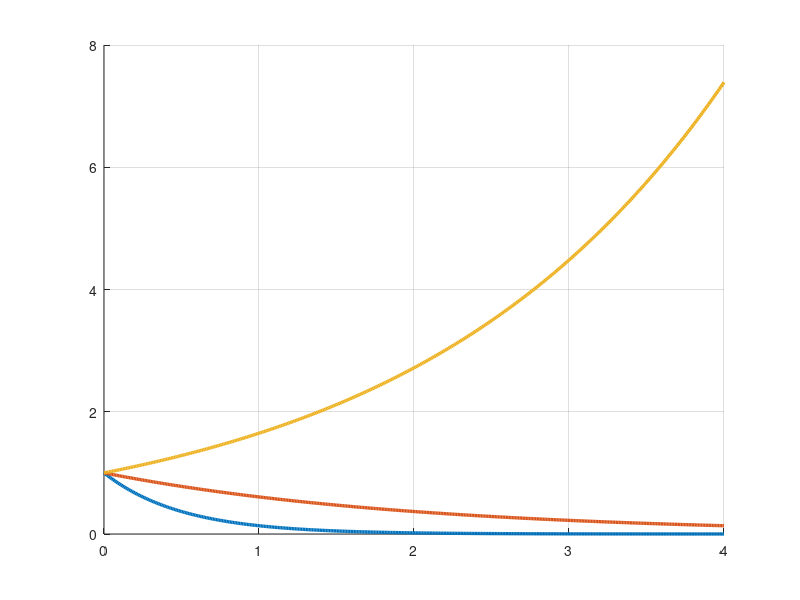

Write the MATLAB code that produced this figure. (Note: this script raises an error after producing the figure.)
%% 12주차 — 상태공간 해석: 모드, 가제어성, 가관측성
% **제어시스템설계** · 충남대학교 자율운항시스템공학과
%
%
% **참고자료 — 먼저 볼 것**
%
% **1. 올해(2026) 수업 — 항상 이 두 곳에 올라옵니다**
%
% | 무엇 | 어디 |
% |---|---|
% | **수업 녹화 영상** | [충남대 제어시스템설계 2026 재생목록](https://youtube.com/playlist?list=PLJYbwklUIAsQ) |
% | **실습 자료 전체** (이 강의노트 포함) | [GitHub — Control-System-Design_Released](https://github.com/wkyouncnu/Control-System-Design_Released) |
%
% 수업이 끝나면 그날 녹화가 재생목록에 올라가고, 자료를 고치면 GitHub 이 곧바로 갱신됩니다.
% **빠진 수업이 있거나 따라가지 못한 곳이 있으면 이 둘을 먼저 보십시오.**
% 강의노트 · 실습 스크립트 · Simulink 모델 · 숙제가 모두 GitHub 에 있습니다.
%
% **2. 담당교수가 직접 한 강의 다섯 과목**
%
% 기초부터 대학원 과정까지 이어지므로 부족한 곳부터 보면 됩니다.
% 이 강의에서 쓰는 기호와 유도는 모두 그 안에서 자세히 다룹니다.
%
% | # | 과목 | 수준 | 언어 | 영상 | 강의자료·코드 |
% |---|---|---|---|---|---|
% | 1 | **제어공학** — 기초. 전달함수, 피드백, 안정도, 근궤적, PID | 학부 | KO | [재생목록](https://youtube.com/playlist?list=PLFaUxNRM4BvJMpF9HZS-Mp8tDv9dTdglk) | [드라이브](https://drive.google.com/drive/folders/1TNIPDNtS_Iy8li-olka5WJslSXDYf0aT) |
% | 2 | **제어시스템설계** — 해석이 아니라 설계. 사양, 루프 성형, 이산 구현 | 학부 | KO | [재생목록](https://youtube.com/playlist?list=PLFaUxNRM4BvIGroZ5rgn7x08F7C79d9WZ) | [드라이브](https://drive.google.com/drive/folders/11m5Xxl_PHJvxgHghLSP-jhCpmRpbvoXh) |
% | 3 | **제어공학특론** — 좌표계, 6자유도 운동방정식, 회전행렬과 오일러각, 선형화 | 대학원 | EN | [재생목록](https://youtube.com/playlist?list=PLFaUxNRM4BvJmvF2ljx4KM5dj1P5jEcw0) | [드라이브](https://drive.google.com/drive/folders/1GUxbbONl916lNd0ggnFnXrNwNkd13-2-) |
% | 4 | **센서신호처리 및 융합** — 센서 모델, 잡음, 추정, 다중센서 융합 | 대학원 | EN | [재생목록](https://youtube.com/playlist?list=PLFaUxNRM4BvK-aP2Gdoyp5-AWvMn7Fo8E) | [드라이브](https://drive.google.com/drive/folders/1MEVJP7TzMcm8w6TZwUjhWJtL34WeNY3u) |
% | 5 | **캡스톤디자인** — 이동체 프로젝트를 처음부터 끝까지 | 학부 | KO | [재생목록](https://youtube.com/playlist?list=PLFaUxNRM4BvLu7L0pDoLzDXTv8mm6rCmj) | [드라이브](https://drive.google.com/drive/folders/1haIQejlJfrdhtOuof-MpffR9ydVscXZS) |
%
% **3. MATLAB 이나 Simulink 가 아직 익숙하지 않다면**
%
% 실습에 들어가기 전에 아래를 먼저 하십시오. 무료이고 각각 몇 시간이면 끝납니다.
%
% | 도구 | 시작할 곳 |
% |---|---|
% | MATLAB | [MATLAB Onramp](https://matlabacademy.mathworks.com/kr/details/matlab-onramp/gettingstarted) · [Core MATLAB Skills](https://matlabacademy.mathworks.com/details/core-matlab-skills/lpmlcms) |
% | Simulink | [Simulink Onramp](https://matlabacademy.mathworks.com/kr/details/simulink-onramp/simulink) · 담당교수 Simulink 강의 [1편](https://youtu.be/a-afHg_fSaU) · [2편](https://youtu.be/070Yn0Hw5a0) |
%
%
%
%
% 지금까지 열한 주 동안 **전달함수**로 일했습니다.
% 오늘부터 세 주는 **상태공간**으로 일합니다. 3주차에서 잠깐 만났던 그것입니다.
%
% 왜 바꾸는가 — 전달함수로는 못 하는 일이 있기 때문입니다.
%
% - 극점을 **원하는 자리에 정확히** 놓기 (13주차)
% - 못 재는 상태를 **만들어 내기** (14주차)
%
% 오늘은 그 두 가지를 하기 전에 **할 수 있는지 없는지 판정**하는 법을 배웁니다.
if isempty(which('plant_msd'))   % 경로가 아직 등록 안 되었으면 알아서 잡는다
    p_ = pwd;
    if ~isempty(mfilename('fullpath')), p_ = fileparts(mfilename('fullpath')); end
    for k_ = 1:4
        if isfile(fullfile(p_,'setup_path.m')), run(fullfile(p_,'setup_path.m')); break; end
        p_ = fileparts(p_);
    end
    clear p_ k_
end
clc; close all;
s = tf('s');
%% 0-0. 오늘 돌려 볼 파일
% 강의노트를 읽다가 **직접 값을 바꿔 보고 싶을 때** 여는 파일들입니다.
% 모두 `W12_StateSpace_Analysis` 폴더 안에 있습니다.
%
% | 파일 | 실행 결과 | 학습 목표 |
% |---|---|---|
% | `W12_01_state_response.m` | `expm` 으로 구한 해와 `lsim` 결과 대조, 고유벡터·유사변환, 모드 분해 | 상태방정식의 해가 **어떻게 생겼는가** |
% | `W12_02_ctrb_obsv.m` | `ctrb`/`obsv` 의 계수 판정과, 판정이 깨졌을 때 실제로 무슨 일이 생기는지 | 13·14주차를 **할 수 있는가 없는가** |
% | `W12_03_run_simulink.m` | 초기조건을 고유벡터 방향으로 주며 `sim` 을 반복 | 모드가 **눈에 보이는** 순간 |
% | `W12_StateSpace_Modes.slx` | Step + State-Space + Scope. 블록 세 개뿐 | `State-Space` 블록의 **초기조건 칸** |
% | `W12_build_model.m` | 위 `.slx` 를 코드로 다시 만든다 | 모델이 깨졌을 때 되살리는 법 |
%
% 실행하는 법 — 파일을 열고 절 안에서 `Ctrl+Enter` 를 누르면 그 절만 돕니다.
% 전체는 `F5` 입니다. 처음 한 번은 `setup_path` 를 먼저 실행하십시오.
%
% 이 강의노트의 **그림은 전부** `make_figures.m` 이 만들어 `common/figures/` 에
% 넣어 둔 것입니다. 그림마다 어느 함수가 만들었는지 아래에 적어 두었습니다.
%% 0. 오늘 한 장 요약
% 오늘 배우는 것을 한 문장으로 적으면 이렇습니다.
%
% **$A$ 의 고유값이 시스템의 성격을 정하고, 고유벡터가 그 성격이 드러나는
% 방향을 정한다. 그리고 그 성격을 우리가 바꿀 수 있는지는 $B$ 와 $C$ 가 정한다.**
%
% 오늘의 계단
%
% - **1~3절** 상태방정식의 해. $e^{At}$ 가 무엇인가
% - **4~6절** 모드 — 고유값 하나가 만드는 응답 조각
% - **7~9절** 가제어성 — 입력으로 모든 상태를 움직일 수 있는가
% - **10~12절** 가관측성 — 출력만 보고 모든 상태를 알 수 있는가
% - **13절** 오늘 판정한 것이 다음 두 주의 입장권이다
%
% 오늘 딱 하나만 기억한다면 이것입니다.
%
% - **가제어가 아니면 13주차를, 가관측이 아니면 14주차를 할 수 없다**
%% 0-1. 가장 작은 예부터 — 지수함수 하나
% 이해를 돕기 위해 상태가 **하나뿐인** 시스템부터 봅니다.
%
% $$\dot{x} = a\,x, \qquad x(0) = x_0$$
%
% 고등학교에서 푼 그 미분방정식입니다. 답은 이렇습니다.
%
% $$x(t) = e^{at}\,x_0$$
%
% 여기서 전부가 나옵니다.
%
% - $a < 0$ 이면 줄어든다 (안정)
% - $a > 0$ 이면 커진다 (불안정)
% - $|a|$ 가 클수록 빠르다
%
% 상태가 여러 개면 $a$ 가 행렬 $A$ 가 되고, $e^{at}$ 가 $e^{At}$ 가 됩니다.
% **모양이 똑같습니다.** 오늘 배우는 것은 이 한 줄을 행렬로 늘리는 일입니다.
a_list = [-2 -0.5 0.5];
t0 = 0:0.01:4;
hold on; grid on;
for a = a_list
    plot(t0, exp(a*t0), 'LineWidth', 2.4, 'DisplayName', sprintf('a = %.1f', a));
end
yline(0, 'k:', 'HandleVisibility', 'off');
xlabel('시간 [s]'); ylabel('x(t)'); ylim([0 4]);
legend('Location', 'northwest');
title('상태 하나짜리 : 부호가 운명을 정한다');
%% 1. 상태방정식의 해
% 3주차에서 두 줄을 배웠습니다.
%
% $$\dot{x} = Ax + Bu, \qquad y = Cx + Du$$
%
% 이 미분방정식의 해는 이렇게 생겼습니다.
%
% $$x(t) = e^{At}\,x(0) + \int_0^t e^{A(t-\tau)}\,B\,u(\tau)\,d\tau$$
%
% 복잡해 보이지만 어렵지 않습니다. 두 조각으로 읽으면 됩니다.
%
% - **앞의 항** — 초기조건이 스스로 흘러가는 것. 입력과 무관하다
% - **뒤의 항** — 입력이 만든 것. 초기조건과 무관하다
%
% 선형 시스템이라 두 효과가 그냥 **더해집니다.** 이것을 중첩이라 합니다.
%
% 그리고 $e^{At}$ 를 **상태천이행렬**이라 부릅니다.
% 이름이 거창하지만 하는 일은 하나입니다 —
% **지금 상태를 넣으면 $t$ 초 뒤 상태를 돌려준다.**
%% 2. 행렬 지수함수 $e^{At}$ 는 무엇인가
% 정의는 스칼라 지수함수의 급수를 그대로 흉내 낸 것입니다.
%
% $$e^{At} = I + At + \frac{(At)^2}{2!} + \frac{(At)^3}{3!} + \cdots$$
%
% MATLAB 에서는 `expm(A*t)` 한 줄입니다.
%
% **중요한 주의** — `exp(A)` 와 `expm(A)` 는 완전히 다릅니다.
%
% - `exp(A)` — 행렬의 **각 원소**에 지수함수를 씌운다. 우리가 원하는 것이 아니다
% - `expm(A)` — 행렬 지수함수. 이것이 맞다
%
% 학생들이 가장 많이 틀리는 지점입니다. 반드시 `m` 을 붙이십시오.
A0 = [0 1; -2 -3];
exp(A0)         % 원소마다 지수를 취한 것. 이것은 틀린 계산이다
expm(A0)        % 행렬 지수. 이것이 맞는 계산이다
%% 2-1. 상태천이행렬의 성질 세 가지
% 외울 것은 셋뿐이고, 전부 스칼라 지수함수에서 그대로 옮겨 온 것입니다.
%
% $$e^{A\cdot 0} = I \qquad\qquad (e^{At})^{-1} = e^{-At}$$
%
% $$e^{A(t_1+t_2)} = e^{At_1}\,e^{At_2}$$
%
% 각각의 뜻
%
% - **첫째** — $0$ 초 뒤의 상태는 지금 상태. 당연합니다
% - **둘째** — 시간을 거꾸로 돌릴 수 있다. 선형 시스템이라 가능합니다
% - **셋째** — $2$ 초 흐른 것은 $1$ 초 흐르고 또 $1$ 초 흐른 것과 같다
%
% 셋째가 "천이" 라는 이름의 근거입니다.
% 상태가 시간을 따라 **한 자리에서 다음 자리로 옮겨 가는** 것입니다.
%
% **주의** — $e^{At}e^{Bt} = e^{(A+B)t}$ 는 **일반적으로 틀립니다.**
% $AB = BA$ 일 때만 성립합니다. 행렬은 곱셈 순서가 중요하기 때문입니다.
%% 2-2. $e^{At}$ 가 실제로 하는 일
% 식만 보면 감이 안 옵니다. 그림으로 확인하겠습니다.
%
% $x(t) = e^{At}x(0)$ 에서 $e^{At}$ 는 **초기 상태를 받아 $t$ 초 뒤의 상태로 보내는 사상**입니다.
% 시각 $t$ 를 하나 정하면 $e^{At}$ 는 $2\times 2$ 행렬 하나가 되고,
% 그 행렬을 $x(0)$ 에 곱하면 그 순간의 상태가 나옵니다.
%
% ![상태천이행렬이 상태를 시간에 따라 옮긴다](w12_transition.png)
%
% **그림 파일** `w12_transition.png` — `make_figures.m` 의 `fig_w12_transition`
%   · 다시 만들려면 `make_figures('w12_transition')`
%
% **만드는 곳** — `make_figures.m` 의 `fig_w12_transition`
% **직접 확인해 보려면** — `W12_01_state_response.m` 의 **1-1절**이
% `expm(A*t)` 로 구한 상태와 `lsim` 결과가 같은지 대조합니다
%
% 그림 해석
%
% | 관찰 위치 | 관찰 내용 | 해석 |
% |---|---|---|
% | 왼쪽 회색 화살표 | 각 점에서의 $\dot{x} = Ax$ 방향 | 상태가 다음 순간 향할 방향 |
% | 왼쪽 빨간 원 | 서로 다른 초기 상태 $x(0)$ | 출발점 네 개 |
% | 왼쪽 파란 곡선 | $e^{At}x(0)$ 를 $t$ 에 대해 그린 것 | 상태 궤적 |
% | 왼쪽 검은 별 | 원점 | 이 시스템의 평형점 |
% | 모든 궤적이 원점으로 수렴 | 두 고유값이 모두 음수 | **점근 안정** |
% | 왼쪽 점선 두 개 | 고유벡터 방향 | 궤적이 결국 정렬되는 축 |
% | 오른쪽 두 곡선 | 같은 궤적의 $x_1(t)$, $x_2(t)$ | 왼쪽 궤적을 시간축으로 편 것 |
% | 오른쪽 세로 점선 | $t = 0,\,0.5,\,1.5$ | 그 시각의 $e^{At}x(0)$ 값 |
% | $t = 0$ 에서 두 점이 $x(0)$ 와 일치 | $e^{A\cdot 0} = I$ | 2-1 절의 첫째 성질 |
%
% 왼쪽과 오른쪽은 **같은 궤적의 두 표현**입니다.
% 왼쪽은 시간을 감추고 자취만, 오른쪽은 시간축을 펴서 값을 보여 줍니다.
%% 3. 고유값과 고유벡터가 왜 나오는가
% $e^{At}$ 를 급수로 계산하는 것은 사람이 할 일이 아닙니다.
% 그런데 $A$ 가 **대각행렬**이면 이야기가 달라집니다.
%
% $$A = \left[\begin{array}{cc}\lambda_1 & 0\\ 0 & \lambda_2\end{array}\right]
%   \qquad\Rightarrow\qquad
%   e^{At} = \left[\begin{array}{cc}e^{\lambda_1 t} & 0\\
%                                   0 & e^{\lambda_2 t}\end{array}\right]$$
%
% 각 원소에 지수함수를 씌우면 끝입니다. **스칼라 문제 두 개로 쪼개진** 것입니다.
%
% 그래서 이런 생각을 합니다 — **좌표를 바꿔서 $A$ 를 대각행렬로 만들 수 없을까?**
%
% 그것이 정확히 고유값 분해입니다.
%
% $$A = V\,\Lambda\,V^{-1} \qquad\Rightarrow\qquad e^{At} = V\,e^{\Lambda t}\,V^{-1}$$
%
% - $\Lambda$ — 고유값을 대각선에 놓은 행렬
% - $V$ — 고유벡터를 열로 세운 행렬
%
% **고유벡터는 좌표축입니다.** 그 축에서 보면 시스템이 스칼라 문제로 쪼개집니다.
%% 3-0. 오른쪽 식이 왜 성립하는가 — 급수에 그대로 넣으면 된다
% $e^{At} = V e^{\Lambda t} V^{-1}$ 를 받아 적지 말고 **급수 정의에 넣어** 봅니다.
% 두 걸음이면 끝납니다.
%
% **첫째 걸음 — $A$ 의 거듭제곱이 어떻게 되는가.**
% $A = V\Lambda V^{-1}$ 를 두 번 곱해 봅니다.
%
% $$A^2 = \left(V\Lambda V^{-1}\right)\left(V\Lambda V^{-1}\right)
%       = V\Lambda \left(V^{-1}V\right) \Lambda V^{-1}
%       = V\Lambda^2 V^{-1}$$
%
% **가운데의 $V^{-1}V$ 가 단위행렬이 되어 지워지는 것**이 핵심입니다.
% 같은 일이 몇 번을 곱해도 반복되므로
%
% $$A^k = V\,\Lambda^k\,V^{-1} \qquad (k = 0, 1, 2, \ldots)$$
%
% **둘째 걸음 — 급수에 넣는다.** 2절의 정의는 이것이었습니다.
%
% $$e^{At} = I + At + \frac{(At)^2}{2!} + \frac{(At)^3}{3!} + \cdots$$
%
% 각 항에 위 결과를 넣습니다. $I = V I V^{-1}$ 로 써 두면 모양이 같아집니다.
%
% $$e^{At} = V I V^{-1} + V\Lambda V^{-1}t + V\frac{\Lambda^2}{2!}V^{-1}t^2 + \cdots$$
%
% **모든 항의 앞뒤에 $V$ 와 $V^{-1}$ 이 똑같이 붙어 있으므로 밖으로 묶어냅니다.**
%
% $$e^{At} = V\left(I + \Lambda t + \frac{(\Lambda t)^2}{2!} + \cdots\right)V^{-1}
%          = V\,e^{\Lambda t}\,V^{-1}$$
%
% 그리고 $\Lambda$ 는 대각행렬이므로 $e^{\Lambda t}$ 는 **대각선에 지수함수만 놓으면** 됩니다.
%
% $$e^{\Lambda t} = \left[\begin{array}{cc}
%   e^{\lambda_1 t} & 0 \\ 0 & e^{\lambda_2 t}\end{array}\right]$$
%
% **이제 왜 고유값만 보면 안정성을 알 수 있는지도 보입니다.**
% $e^{At}$ 안에 들어 있는 시간 함수가 $e^{\lambda_i t}$ 뿐이기 때문입니다.
% 어느 하나라도 $\mathrm{Re}(\lambda_i) > 0$ 이면 그 항이 커지고, 전체가 발산합니다.
%
% 아래에서 세 가지를 대조합니다 — `expm`, 급수 직접 계산, 그리고 고유분해.
Ad = [0 1; -2 -3];
[Vd, Dd] = eig(Ad);
td = 0.4;
E_expm  = expm(Ad*td);
E_eigen = real(Vd * diag(exp(diag(Dd)*td)) / Vd);
E_ser   = eye(2);  Tk = eye(2);
for kk = 1:25
    Tk = Tk * (Ad*td) / kk;
    E_ser = E_ser + Tk;
end
E_expm            % MATLAB 의 expm
E_ser             % 급수를 25 항까지 더한 것
E_eigen           % 고유분해로 구한 것
%%
max_difference = max(abs(E_expm(:) - E_ser(:)))
%%
% 세 방법이 같은 답을 줍니다. 정의·급수·분해가 모두 같은 것입니다.
%%
% 지금 한 일을 한 장으로 묶으면 이렇습니다.
%
% ![대각화하면 계산이 스칼라 두 개로 줄어든다](w12_diagonalize.png)
%
% **그림 파일** `w12_diagonalize.png` — `make_figures.m` 의 `fig_w12_diagonalize`
%   · 다시 만들려면 `make_figures('w12_diagonalize')`
%
% **만드는 곳** — `make_figures.m` 의 `fig_w12_diagonalize`
% **직접 확인해 보려면** — `W12_01_state_response.m` 의 **3절**이
% `expm(A*t)` 와 $V e^{\Lambda t} V^{-1}$ 이 같은지 대조합니다
%
% 그림 해석
%
% | 관찰 위치 | 관찰 내용 | 해석 |
% |---|---|---|
% | 위 왼쪽 | 원래 행렬 $A$ | 성분이 서로 섞여 있다 |
% | 위 화살표 | $A$ 에서 곧장 $e^{At}$ 로 | 급수를 무한히 더해야 한다. **어렵다** |
% | 아래로 내려가는 화살표 | $V^{-1}(\;)V$ | 좌표를 고유벡터로 바꾼다 |
% | 아래 왼쪽 | 대각행렬 $\Lambda$ | 성분이 안 섞인다 |
% | 아래 화살표 | $\Lambda$ 에서 $e^{\Lambda t}$ 로 | 대각선마다 지수함수 하나. **쉽다** |
% | 위로 올라가는 화살표 | $V(\;)V^{-1}$ | 원래 좌표로 되돌린다 |
%
% **위로 곧장 가지 말고 아래로 돌아가라**는 것이 이 그림의 전부입니다.
% 돌아가는 길이 오히려 짧습니다.
%% 3-1. 오늘의 새 명령 세 개 — `eig`, `expm`, `poly`
% `eig` — **고유값과 고유벡터**
%
% - **하는 일** — $Av = \lambda v$ 를 만족하는 $\lambda$ 와 $v$ 를 구한다
% - **입력** — 정사각행렬 $A$
% - **출력** — `eig(A)` 는 고유값 벡터. `[V, D] = eig(A)` 는 고유벡터 행렬 $V$ 와
%   고유값을 대각선에 놓은 $D$
%
% 주의
%
% - 출력을 **하나만 받으면 고유값만** 나옵니다. 벡터가 필요하면 두 개로 받으십시오
% - $V$ 의 **열**이 고유벡터입니다. 행이 아닙니다
% - 고유벡터는 길이가 정해져 있지 않습니다. MATLAB 은 길이를 $1$ 로 맞춰 줍니다.
%   그래서 부호가 교과서와 반대로 나올 수 있는데 **틀린 것이 아닙니다**
%
% `expm` — **행렬 지수함수** (2절에서 봤습니다)
%
% - `exp` 와 혼동하지 마십시오. 반드시 `m` 을 붙입니다
%
% `poly` — **특성다항식의 계수**
%
% - **하는 일** — 행렬을 주면 $\left|sI - A\right|$ 의 계수를,
%   근의 목록을 주면 그 근을 갖는 다항식의 계수를 돌려준다
% - **입력** — 행렬 $A$ 또는 근 벡터
% - **출력** — 계수 벡터. $s$ 의 **높은 차수부터**
%
% 왜 유용한가 — "**고유값 $=$ 전달함수의 극점**" 을 손으로 확인할 때 씁니다.
% `roots(poly(A))` 와 `eig(A)` 가 같은 답을 줍니다.
%
% 주의
%
% - `poly` 와 `roots` 는 **서로 반대**입니다. `roots(poly(A))` 는 제자리로 돌아옵니다
% - 차수가 높으면 계수를 거쳐 가는 동안 오차가 커집니다.
%   실무에서는 `eig` 를 직접 쓰고, `poly` 는 **확인용**으로만 씁니다
% - 13주차에서 `poly([-8 -10 -12])` 처럼 **원하는 극점으로 특성다항식을 만들 때**
%   다시 씁니다
A_ex = [0 1; -2 -3];
eig(A_ex)'                                  % 고유값
poly(A_ex)                                  % 특성다항식 s^2 + 3s + 2 의 계수
roots(poly(A_ex))'                          % 그 다항식의 근
pole(tf(ss(A_ex, [0;1], [1 0], 0)))'        % 전달함수의 극점
%%
% 넷이 같습니다. **고유값 $=$ 극점** 이 이렇게 확인됩니다.
% 반대로 원하는 극점에서 계수를 만들 수도 있습니다 (13주차에서 씁니다).
poly([-8 -10 -12])        % (s+8)(s+10)(s+12) 의 계수
%%
[V0, D0] = eig(A0);
diag(D0)'                 % 고유값
V0                        % 고유벡터 (열마다 하나)
%%
% 고유분해로 만든 $V e^{Dt} V^{-1}$ 와 `expm` 이 같은지 봅니다.
max(max(abs(V0*expm(D0)/V0 - expm(A0))))
%% 4. 모드 — 고유값 하나가 만드는 응답 조각
% 위 식을 풀어 쓰면 이렇게 됩니다.
%
% $$x(t) = c_1\,e^{\lambda_1 t}\,v_1 + c_2\,e^{\lambda_2 t}\,v_2 + \cdots$$
%
% 각 항을 **모드**(mode)라고 부릅니다. 읽는 법은 이렇습니다.
%
% - $e^{\lambda_i t}$ — **얼마나 빨리** 사그라드는가 (또는 커지는가)
% - $v_i$ — **어느 방향으로** 그 일이 일어나는가
% - $c_i$ — 초기조건에 그 모드가 **얼마나 섞여 있는가**
%
% 계수는 좌표변환 한 줄로 나옵니다.
%
% $$c = V^{-1}x(0)$$
%
% **모든 응답은 모드의 합**입니다. 이것이 오늘의 첫 번째 큰 그림입니다.
%% 4-1. 고유벡터 방향에서 출발하면
% 만약 $x(0)$ 가 고유벡터 $v_1$ 과 정확히 같은 방향이라면
% $c_2 = 0$ 이 되어 모드 하나만 남습니다.
%
% $$x(t) = c_1\,e^{\lambda_1 t}\,v_1$$
%
% 즉 **응답이 지수함수 하나**가 됩니다. 방향도 안 변합니다.
% 상태평면에서 보면 원점을 향해 **직선으로** 갑니다.
%
% ![고유벡터 위에서 출발하면 직선, 아니면 휜다](w12_modes.png)
%
% **그림 파일** `w12_modes.png` — `make_figures.m` 의 `fig_modes`
%   · 다시 만들려면 `make_figures('w12_modes')`
%
% **만드는 곳** — `make_figures.m` 의 `fig_modes`
% **직접 확인해 보려면** — `W12_03_run_simulink.m` 의 **2절**이
% Simulink 로 같은 실험을 하고 이론값과 대조합니다
%
% 그림 해석
%
% | 관찰 위치 | 관찰 내용 | 해석 |
% |---|---|---|
% | 왼쪽 노란 직선 | $\lambda = -1$ 의 고유벡터 방향 | 느린 모드의 축 |
% | 왼쪽 보라 직선 | $\lambda = -2$ 의 고유벡터 방향 | 빠른 모드의 축 |
% | 왼쪽 회색 곡선들 | 아무 초기조건에서 출발한 궤적 | 여러 방향에서 출발시킨 것 |
% | 회색 곡선들이 처음에 휘는 것 | 두 모드가 섞여 있다 | 방향이 계속 바뀐다 |
% | 회색 곡선들이 결국 **노란 직선에 붙는** 것 | 빠른 모드가 먼저 소멸한다 | **꼬리는 느린 모드가 정한다** |
% | 회색 곡선이 보라 직선에는 안 붙는 것 | 빠른 모드는 금방 사라진다 | 오래 남는 쪽이 지배한다 |
% | 오른쪽 파란 곡선 | $v_1$ 에서 출발 | $e^{-t}$ 하나. 매끈하게 줄어든다 |
% | 오른쪽 빨간 곡선 | $v_2$ 에서 출발 | $e^{-2t}$ 하나. 더 빨리 줄어든다 |
% | 오른쪽 노란 점선 | 아무 방향에서 출발 | 두 지수함수가 **섞여 있다** |
% | 노란 점선이 초반에 볼록한 것 | 빠른 모드가 아직 살아 있다 | $t>2$ s 부터는 파란 곡선과 나란해진다 |
%
% 왼쪽 그림의 **"결국 노란 직선에 붙는다"** 가 오늘의 핵심 관찰입니다.
% 4주차에서 말한 **지배극점**이 상태공간에서는 이렇게 설명됩니다.
%% 5. 안정성 — 고유값 하나만 봐도 된다
% 모드가 합으로 되어 있으니 결론이 간단합니다.
%
% $$\text{안정이다} \quad\Rightarrow\quad \text{모든 고유값의 실수부가 음수}$$
%
% $$\text{모든 고유값의 실수부가 음수} \quad\Rightarrow\quad \text{안정이다}$$
%
% 양쪽이 다 성립하므로 **둘은 같은 말**입니다.
%
% - 하나라도 실수부가 양수면 그 모드가 커진다
% - 나머지가 아무리 안정해도 소용없다. **합이 발산한다**
%
% 그리고 3주차에서 확인했듯이 **고유값 $=$ 전달함수의 극점**입니다.
% 즉 지금까지 극점으로 판단하던 것과 완전히 같은 이야기입니다.
%
% 고유값이 $s$ 평면 어디에 있으면 응답이 어떻게 생기는지를 한 장에 모았습니다.
% **이 그림 하나만 외우면 오늘의 절반은 끝납니다.**
%
% ![고유값의 자리와 그 모드의 거동](w12_eig_map.png)
%
% **그림 파일** `w12_eig_map.png` — `make_figures.m` 의 `fig_w12_eig_map`
%   · 다시 만들려면 `make_figures('w12_eig_map')`
%
% **만드는 곳** — `make_figures.m` 의 `fig_w12_eig_map`
% **직접 확인해 보려면** — `W12_01_state_response.m` 의 **4-1절**이
% 불안정한 예제로 같은 확인을 합니다
%
% 그림 해석
%
% | 관찰 위치 | 관찰 내용 | 해석 |
% |---|---|---|
% | 왼쪽 초록 영역 | 실수부 $<0$ | 그 모드는 **사라진다** |
% | 왼쪽 빨간 영역 | 실수부 $>0$ | 그 모드는 **커진다** |
% | ① 과 ② 의 거리 차이 | 원점에서 멀수록 빠르다 | 왼쪽으로 갈수록 빨리 사라진다 |
% | ② 가 오래 남는 것 | 원점에 가까운 극점 | 4주차의 **지배극점**이 이것이다 |
% | ③ 원점 위의 $\times$ | 실수부 $=0$ | 줄지도 늘지도 않는다. 적분기가 이렇다 |
% | ④ 오른쪽 $\times$ | 실수부 $>0$ | 시간이 갈수록 커진다. **하나만 있어도 불안정** |
% | ⑤ 와 ⑥ 의 허수부 | 허수부가 진동수 | 허수부가 있으면 흔들린다 |
% | ⑤ 는 잦아들고 ⑥ 은 안 잦아드는 것 | 실수부의 부호 차이 | **진동 여부는 허수부, 안정 여부는 실수부** |
%
% 마지막 줄이 핵심입니다. 두 축이 서로 다른 것을 정합니다.
%
% - **실수부** — 커지는가 사라지는가, 그리고 얼마나 빠른가
% - **허수부** — 흔들리는가, 그리고 얼마나 빠르게 흔들리는가
%
% **다만 한 가지가 다릅니다.** 전달함수에서 상쇄로 사라진 극점도
% 고유값 목록에는 남아 있습니다. 그래서 상태공간 쪽이 **더 정직합니다.**
% 12절에서 다시 다룹니다.
%% 6. 유사변환 — 좌표를 바꿔도 시스템은 같다
% 상태를 $z = T^{-1}x$ 로 바꿔 보겠습니다. 그러면
%
% $$\dot{z} = T^{-1}A T\,z + T^{-1}B\,u, \qquad y = C T\,z + D u$$
%
% 즉 $(A,B,C,D)$ 가 $(T^{-1}AT,\; T^{-1}B,\; CT,\; D)$ 로 바뀝니다.
% **행렬은 완전히 달라 보이는데 시스템은 그대로입니다.**
%
% 무엇이 안 바뀌는가
%
% - **고유값** — 특성다항식 $\left|T^{-1}AT - \lambda I\right|$ 가
%   $\left|A - \lambda I\right|$ 와 같기 때문
% - **전달함수** — 입출력 관계는 좌표와 무관하다
% - **가제어성·가관측성** — 오늘 배울 두 판정도 안 바뀐다
%
% 무엇이 바뀌는가
%
% - $A, B, C$ 의 **숫자들**
% - 상태 $x$ 의 **물리적 의미**
%
% 그래서 **상태공간 표현은 하나가 아닙니다.** 무한히 많습니다.
% 3주차에서 만든 것은 그중 하나(가제어 표준형에 가까운 것)일 뿐입니다.
%
% 실무에서는 목적에 맞는 좌표를 골라 씁니다.
% 대각화하면 모드가 보이고, 가제어 표준형으로 바꾸면 13주차 극배치가 쉬워집니다.
%
% 가장 유용한 좌표는 $T = V$ (고유벡터를 열로 쌓은 행렬)입니다.
% 이때 $V^{-1}AV = \Lambda$ 가 대각행렬이 되어 상태방정식이
%
% $$\dot{z}_i = \lambda_i z_i \qquad (i = 1, 2)$$
%
% 처럼 **서로 얽히지 않은 1차 방정식 두 개**로 갈라집니다.
% 각 $z_i$ 는 $z_i(0)e^{\lambda_i t}$ 로 혼자 움직입니다.
%
% ![좌표를 바꾸면 모드가 분리된다](w12_similarity.png)
%
% **그림 파일** `w12_similarity.png` — `make_figures.m` 의 `fig_w12_similarity`
%   · 다시 만들려면 `make_figures('w12_similarity')`
%
% **만드는 곳** — `make_figures.m` 의 `fig_w12_similarity`
% **직접 확인해 보려면** — `W12_01_state_response.m` 의 **3-1절**이
% `[V,D] = eig(A)` 로 대각화하고 고유값이 보존되는지 확인합니다
%
% 그림 해석
%
% | 관찰 위치 | 관찰 내용 | 해석 |
% |---|---|---|
% | 왼쪽 두 곡선 | 원좌표계의 $x_1$, $x_2$ | 지수함수 두 개가 **더해진** 모양 |
% | 왼쪽 $x_2$ 가 아래로 꺾였다 돌아오는 것 | 두 모드의 부호가 반대 | 단일 지수함수로는 설명 안 됨 |
% | 오른쪽 두 곡선 | 모드 좌표 $z = V^{-1}x$ | 각각 **순수 지수함수 하나** |
% | 오른쪽 검은 점선 | 해석해 $z_i(0)e^{\lambda_i t}$ | 계산값과 정확히 겹침 |
% | $z_2$ 가 $z_1$ 보다 빨리 사라지는 것 | $\lambda_2 = -2 < \lambda_1 = -1$ | 빠른 모드가 먼저 소멸 |
% | 두 그림의 감쇠 속도가 같은 것 | 고유값은 좌표에 무관 | **유사변환 불변량** |
%
% 좌표를 바꿔도 **고유값은 그대로**입니다.
% 바뀐 것은 상태를 어떤 축으로 쪼개 보느냐 뿐입니다.
[Gm, pm] = plant_msd();
sys1 = ss(pm.A, pm.B, pm.C, pm.D);
T = [1 1; 0 2];
sys2 = ss(T\pm.A*T, T\pm.B, pm.C*T, pm.D);
sys1.A                    % 원래 A
sys2.A                    % 좌표를 바꾼 A. 모양이 전혀 다르다
%%
eig(sys1.A)'              % 그런데 고유값은
eig(sys2.A)'              % 똑같다
%% 7. 가제어성 — 입력으로 모든 상태를 움직일 수 있는가
% 이제 오늘의 두 번째 큰 주제입니다.
%
% 13주차에서 우리는 **고유값을 원하는 자리로 옮기려고** 합니다.
% 그런데 옮길 수 없는 경우가 있습니다. 입력이 그 상태를 못 미는 경우입니다.
%
% 정의는 이렇습니다.
%
% - 어떤 초기 상태에서 출발하든, **유한한 시간 안에** 원하는 상태로
%   데려갈 수 있는 입력이 존재하면 그 시스템은 **가제어**하다
%
% 판정은 행렬 하나의 계수를 보면 끝납니다.
%
% $$\mathcal{C} = \left[\begin{array}{cccc}
%   B & AB & A^2B & \cdots \end{array}\right],
%   \qquad \mathrm{rank}(\mathcal{C}) = n \;\Rightarrow\; \text{가제어}$$
%% 7-1. 왜 그 행렬인가 — 직관
% 각 열이 무엇을 뜻하는지 보면 자연스럽습니다.
%
% | 열 | 의미 |
% |---|---|
% | $B$ | 입력이 **지금 당장** 미는 방향 |
% | $AB$ | 그 밀린 것이 **다음 순간** 흘러가는 방향 |
% | $A^2B$ | 또 그다음 방향 |
%
% 즉 **입력 하나로 만들어 낼 수 있는 방향을 전부 모은 것**입니다.
% 그 방향들이 $n$ 차원 공간을 다 덮으면(계수 $n$) 어디든 갈 수 있습니다.
%
% 열이 $n$ 개까지만인 이유는 케일리-해밀턴 정리 때문입니다.
% $A^n$ 부터는 앞의 것들의 조합으로 표현되어 **새 방향이 안 나옵니다.**
%
% 상태가 둘뿐이면 이것을 그림으로 볼 수 있습니다.
%
% ![B 와 AB 가 평면을 덮는가](w12_reach.png)
%
% **그림 파일** `w12_reach.png` — `make_figures.m` 의 `fig_w12_reach`
%   · 다시 만들려면 `make_figures('w12_reach')`
%
% **만드는 곳** — `make_figures.m` 의 `fig_w12_reach`
% **직접 확인해 보려면** — `W12_02_ctrb_obsv.m` 의 **1절**이
% 같은 두 경우의 계수를 계산합니다
%
% 그림 해석
%
% | 관찰 위치 | 관찰 내용 | 해석 |
% |---|---|---|
% | 빨간 화살표 | $B$ | 입력이 **지금 당장** 미는 방향 |
% | 파란 화살표 | $AB$ | 그 밀린 것이 **다음 순간** 흘러가는 방향 |
% | 연한 파란 곡선들 | 입력을 아무렇게나 넣어 본 궤적 | 원점에서 출발해 실제로 도달한 곳 |
% | 왼쪽 : 두 화살표가 **어긋나** 있는 것 | 두 방향이 독립이다 | 둘을 조합하면 평면 전체를 만든다 |
% | 왼쪽 : 곡선이 평면을 채우는 것 | 어디든 갈 수 있다 | **가제어**. 계수 $2$ |
% | 오른쪽 : 두 화살표가 **한 직선 위**인 것 | $AB$ 가 $B$ 의 배수다 | 새 방향이 안 나온다 |
% | 오른쪽 : 곡선이 직선에 갇힌 것 | 입력을 어떻게 넣어도 그 선을 못 벗어난다 | **가제어 아님**. 계수 $1$ |
%
% 오른쪽 그림이 "가제어가 아니다" 의 정확한 뜻입니다.
% 상태가 **안 움직이는 것이 아니라, 정해진 방향으로만 움직이는 것**입니다.
% 그 직선 밖으로는 아무리 큰 입력을 넣어도 나갈 수 없습니다.
%% 7-2. `ctrb` — 오늘의 새 명령
% 명령 정리
%
% - **하는 일** — 가제어성 행렬 $[B\;\;AB\;\;\cdots]$ 를 만들어 준다
% - **입력** — `ctrb(A, B)` 또는 `ctrb(sys)`
% - **출력** — $n \times (n\cdot m)$ 행렬. 판정은 `rank` 로 따로 한다
%
% 주의 두 가지
%
% - `ctrb` 는 **판정을 안 해 줍니다.** 반드시 `rank` 를 씌워야 합니다
% - 차수가 높으면 $A^{n-1}B$ 가 아주 커져 **수치적으로 위험**하다.
%   $n$ 이 $10$ 을 넘으면 `ctrbf` 나 `minreal` 을 쓰는 편이 낫다
%
% 예제 — 대각행렬이라 두 상태가 서로 무관한 시스템에서
Ac = [-1 0; 0 -2];
rank(ctrb(Ac, [1;1]))     % 두 상태 모두 입력이 닿는다 -> 2, 가제어
rank(ctrb(Ac, [1;0]))     % 둘째 상태에 입력이 안 닿는다 -> 1, 가제어가 아니다
%% 8. 가제어가 아니면 실제로 무슨 일이 생기는가
% 판정만 하면 와닿지 않으니 직접 돌려 봅니다.
% 같은 계단 입력을 넣고 상태 두 개를 모두 그린 것입니다.
%
% ![입력이 못 미는 상태는 꿈쩍도 하지 않는다](w12_ctrb.png)
%
% **그림 파일** `w12_ctrb.png` — `make_figures.m` 의 `fig_ctrb`
%   · 다시 만들려면 `make_figures('w12_ctrb')`
%
% **만드는 곳** — `make_figures.m` 의 `fig_ctrb`
% **직접 바꿔 보려면** — `W12_02_ctrb_obsv.m` 의 **2절**에서 `A` 의
% 비대각 원소를 $0$ 이 아닌 값으로 바꿔 보십시오. 가제어가 됩니다
%
% 그림 해석
%
% | 관찰 위치 | 관찰 내용 | 해석 |
% |---|---|---|
% | 왼쪽 제목 | $B = [1;1]$, rank $= 2$ | 가제어 |
% | 왼쪽 파란 곡선 | $x_1$ 이 $1$ 로 올라간다 | 입력이 밀었다 |
% | 왼쪽 빨간 곡선 | $x_2$ 가 $0.5$ 로 올라간다 | 이쪽도 밀었다 |
% | 두 상태가 **다른 값**에 수렴하는 것 | 고유값이 $-1$ 과 $-2$ 로 다르다 | 정상값 $= 1/|\lambda|$ |
% | 오른쪽 제목 | $B = [1;0]$, rank $= 1$ | 가제어 아님 |
% | 오른쪽 파란 곡선 | $x_1$ 은 똑같이 움직인다 | 여기는 문제없다 |
% | 오른쪽 빨간 곡선 | $x_2$ 가 **$0$ 에 딱 붙어 있다** | 입력이 아무리 세도 안 움직인다 |
% | 그 직선이 정말 평평한 것 | 기울기가 $0$ | 이 상태는 **손댈 방법이 없다** |
%
% 여기서 배울 것 — **가제어가 아니면 그 상태의 고유값은 영원히 그 자리입니다.**
% 13주차의 `place` 는 이런 시스템에서 오류를 냅니다.
% 그 고유값이 우반면에 있다면 **그 시스템은 안정화가 불가능**합니다.
%% 9. 진자는 가제어인가
% 12~14주차의 주인공은 **거꾸로 선 진자**입니다.
% 3주차에서 만든 그 진자를 $\theta_0 = 180^\circ$ 에서 선형화한 것입니다.
%
% 상태는 둘입니다 — 각도와 각속도. 입력은 하나 — 축에 거는 토크.
%
% 토크 하나로 각도와 각속도를 **둘 다** 원하는 대로 만들 수 있는가?
[sysUp, pUp] = plant_pendulum(pi);    % 거꾸로 선 진자
pUp.A
pUp.B
%%
eig(pUp.A)'                       % 하나가 양수. 개루프 불안정이다
%%
rank(ctrb(pUp.A, pUp.B))          % 2 이면 가제어. 13주차에서 세울 수 있다
%% 9-1. 왜 가제어인가 — 손으로 확인
% 진자의 $A$ 와 $B$ 는 이렇게 생겼습니다.
%
% $$A = \left[\begin{array}{cc} 0 & 1\\ \frac{mgl}{J} & -\frac{b}{J}\end{array}\right],
%   \qquad B = \left[\begin{array}{c} 0\\ \frac{1}{J}\end{array}\right]$$
%
% 가제어성 행렬을 만들면
%
% $$\mathcal{C} = \left[\begin{array}{cc} B & AB \end{array}\right]
%   = \left[\begin{array}{cc} 0 & \frac{1}{J}\\
%     \frac{1}{J} & -\frac{b}{J^2}\end{array}\right]$$
%
% 행렬식이 $-1/J^2$ 이고 $J \ne 0$ 이므로 **항상 가제어**입니다.
%
% 물리적으로 읽으면 — 토크는 각속도를 직접 밉니다($B$ 의 둘째 성분).
% 그리고 각속도가 변하면 각도가 따라 변합니다($A$ 의 첫째 줄 $[0\;\;1]$).
% 그래서 **토크 하나로 둘 다 조종할 수 있습니다.**
%
% 13주차를 진행할 수 있다는 뜻입니다.
%% 10. 가관측성 — 출력만 보고 상태를 알 수 있는가
% 이제 반대편입니다.
%
% 14주차에서 우리는 **못 재는 상태를 만들어 내려고** 합니다.
% 그런데 만들어 낼 수 없는 경우가 있습니다. 출력에 그 정보가 안 나오는 경우입니다.
%
% 정의는 가제어성과 짝을 이룹니다.
%
% - 유한한 시간 동안 $y(t)$ 와 $u(t)$ 를 지켜본 것만으로
%   초기 상태 $x(0)$ 를 알아낼 수 있으면 **가관측**하다
%
% 판정 행렬도 짝입니다.
%
% $$\mathcal{O} = \left[\begin{array}{c} C \\ CA \\ CA^2 \\ \vdots\end{array}\right],
%   \qquad \mathrm{rank}(\mathcal{O}) = n \;\Rightarrow\; \text{가관측}$$
%
% 직관 — $C$ 는 지금 보이는 것, $CA$ 는 그 변화율에 담긴 정보,
% $CA^2$ 는 또 그 변화율입니다. **출력과 그 미분들을 다 모으면
% 상태를 복원할 수 있는가**를 묻는 것입니다.
%% 10-1. `obsv` — 오늘의 새 명령
% 명령 정리
%
% - **하는 일** — 가관측성 행렬을 세로로 쌓아 만들어 준다
% - **입력** — `obsv(A, C)` 또는 `obsv(sys)`
% - **출력** — $(n\cdot p) \times n$ 행렬. 판정은 `rank` 로 따로
%
% 주의
%
% - `ctrb` 는 **가로로**, `obsv` 는 **세로로** 쌓습니다. 혼동하지 마십시오
% - 역시 판정을 안 해 주므로 `rank` 를 씌워야 합니다
%
% 쌍대성 — 두 판정은 사실 같은 문제입니다.
%
% $$\mathrm{rank}\,\mathcal{O}(A, C) = \mathrm{rank}\,\mathcal{C}(A^{T}, C^{T})$$
%
% 즉 **$(A, C)$ 의 가관측성은 $(A^{T}, C^{T})$ 의 가제어성과 같습니다.**
% 14주차에서 관측기 이득을 `place(A', C', p)'` 로 구하는 이유가 바로 이것입니다.
%% 11. 가관측이 아니면 무슨 일이 생기는가
% 초기조건을 서로 다르게 주고 출력이 구별되는지 봅니다.
%
% ![구별이 안 되면 추정도 안 된다](w12_obsv.png)
%
% **그림 파일** `w12_obsv.png` — `make_figures.m` 의 `fig_obsv`
%   · 다시 만들려면 `make_figures('w12_obsv')`
%
% **만드는 곳** — `make_figures.m` 의 `fig_obsv`
% **직접 바꿔 보려면** — `W12_02_ctrb_obsv.m` 의 **3절**에서 `C` 를 바꿔 실행
%
% 그림 해석
%
% | 관찰 위치 | 관찰 내용 | 해석 |
% |---|---|---|
% | 왼쪽 제목 | $C = [1\;\;1]$, rank $= 2$ | 가관측 |
% | 왼쪽 파란 곡선 | $x(0) = [1;0]$ 일 때의 출력, $y(0) = 1$ | |
% | 왼쪽 빨간 곡선 | $x(0) = [1;1]$ 일 때의 출력, $y(0) = 2$ | **출발점이 다르다** |
% | 두 곡선이 구별되는 것 | 출력만 봐도 어느 쪽인지 안다 | 그래서 $x(0)$ 를 복원할 수 있다 |
% | 오른쪽 제목 | $C = [1\;\;0]$, rank $= 1$ | 가관측 아님 |
% | 오른쪽 두 곡선 | **완전히 포개져 있다** | $x_2$ 가 $0$ 이든 $1$ 이든 출력이 같다 |
% | 둘 다 $y(0) = 1$ 인 것 | $C$ 가 $x_1$ 만 보니까 | $x_2$ 의 정보가 출력에 **아예 안 실린다** |
% | 오른쪽 곡선이 $e^{-t}$ 하나인 것 | $x_2$ 의 모드가 안 보인다 | 그 모드는 출력에서 사라졌다 |
%
% 여기서 배울 것 — **출력이 같으면 안쪽이 달라도 알 방법이 없습니다.**
% 14주차의 관측기는 이런 상태를 추정할 수 없습니다.
% 그 상태가 불안정하다면 **모르는 채로 발산하는 것을 지켜봐야** 합니다.
%% 12. 진자에서 무엇을 재야 하는가
% 센서를 하나만 달 수 있다면 무엇을 측정해야 하는가?
%
% 상태는 각도와 각속도 둘입니다. 후보는 셋입니다.
%
% - 각도계만 — $C = [1\;\;0]$
% - 자이로만 — $C = [0\;\;1]$
% - 둘 다 — $C = I$
%
% 하나씩 판정해 봅니다.
rank(obsv(pUp.A, [1 0]))      % 각도만 잰다
rank(obsv(pUp.A, [0 1]))      % 각속도만 잰다
rank(obsv(pUp.A, eye(2)))     % 둘 다 잰다
%%
% 값이 $2$ 이면 가관측입니다.
%%
% 셋 다 가관측입니다. **각도 하나만 재도 됩니다.**
%
% 왜 그런가 — $A$ 의 첫 줄이 $[0\;\;1]$ 이라 각도의 미분이 각속도입니다.
% 각도를 계속 지켜보고 있으면 그 **기울기**에서 각속도를 알 수 있습니다.
% 그래서 각도계 하나로 두 상태를 다 복원할 수 있습니다.
%
% 실무적으로 중요한 결론입니다 — **센서를 하나만 달아도 됩니다.**
% 각속도계를 추가로 다는 것은 잡음이 적은 추정을 얻기 위한 선택이지,
% 필수가 아닙니다. 14주차에서 각도계 하나로 관측기를 만듭니다.
%% 12-1. 상쇄가 일어나면 무엇이 사라지는가
% 가제어·가관측이 깨지는 가장 흔한 원인이 **극점과 영점의 상쇄**입니다.
%
% 7주차에서 "불안정한 극점을 상쇄하면 절대 안 된다" 고 했습니다.
% 그 이유가 오늘 정확히 나옵니다.
%
% 상쇄가 일어나면 그 모드는 **전달함수에서 사라집니다.**
% 그런데 상태공간에는 그대로 남아 있습니다. 없어진 것이 아닙니다.
%
% - 상쇄된 모드가 **안정**하면 — 안 보여도 스스로 죽으니 괜찮다
% - 상쇄된 모드가 **불안정**하면 — 안 보이는 채로 발산한다. **재앙이다**
%
% 7주차에서 본 그 예제를 이번에는 고유값으로 설명하겠습니다.
% 불안정 플랜트 $G = 1/(s-1)$ 에 제어기 $C = 7(s-1)/(s+4)$ 를 붙여
% 우반면 극점을 상쇄한 경우입니다.
%
% ![출력에는 안 보이는 채로 상태가 발산한다](w12_hidden_mode.png)
%
% **그림 파일** `w12_hidden_mode.png` — `make_figures.m` 의 `fig_w12_hidden_mode`
%   · 다시 만들려면 `make_figures('w12_hidden_mode')`
%
% **만드는 곳** — `make_figures.m` 의 `fig_w12_hidden_mode`
% **직접 확인해 보려면** — `W07_03_pd_design_practice.m` 의 **3-1절**이
% 같은 예제를 외란으로 드러냅니다. 오늘은 그것을 고유값으로 설명한 것입니다
%
% 그림 해석
%
% | 관찰 위치 | 관찰 내용 | 해석 |
% |---|---|---|
% | 왼쪽 파란 곡선 | 계단 지령에 대한 출력 $y$ | $0.636$ 에서 **완전히 평평하다** |
% | 왼쪽만 보고 내리는 판단 | "안정하다" | **틀린 판단이다** |
% | 오른쪽 두 곡선 | 같은 시뮬레이션의 내부 상태 | 로그 눈금에서 **직선** = 지수적 발산 |
% | $8$ 초에 $10^3$ 을 넘는 것 | 처음 값이 $0.01$ 이었다 | $10$ 만 배로 커졌다 |
% | 폐루프 고유값에 $+1$ 이 있는 것 | 상쇄해도 고유값은 안 사라진다 | 상태공간은 **정직하다** |
% | `rank(obsv) = 1 / 2` | 그 모드가 출력에 안 보인다 | 그래서 왼쪽 그림이 멀쩡했다 |
%
% **왼쪽 그림이 이 절의 경고입니다.**
% 계단응답만 보고 안정하다고 판단하면 안 됩니다.
% 반드시 `eig(A)` 로 **고유값을 직접 확인**하십시오.
% 전달함수는 상쇄된 것을 안 보여 주지만, 고유값은 전부 보여 줍니다.
%
% MATLAB 의 `minreal` 이 하는 일이 바로 그 사라진 부분을 떼어내는 것입니다.
% 떼어낸 만큼이 **가제어도 가관측도 아닌 부분**입니다.
sys_full = ss([-1 0; 0 -2], [1;1], [1 0], 0);
eig(sys_full.A)'             % 상태가 둘이므로 고유값도 둘
%%
pole(tf(sys_full))'          % 전달함수의 극점은 하나뿐이다
%%
sys_min = minreal(sys_full);
size(sys_full.A, 1)          % 원래 상태 개수
size(sys_min.A,  1)          % minreal 이 남긴 상태 개수. 하나가 숨어 있었다
%% 13. 오늘 판정한 것이 다음 두 주의 입장권이다
% 오늘 배운 두 판정이 왜 중요한지 정리합니다.
%
% | 판정 | 통과하면 | 실패하면 |
% |---|---|---|
% | 가제어 (`rank(ctrb) = n`) | 13주차 **극배치** 가능 | 그 모드의 극점을 못 옮긴다 |
% | 가관측 (`rank(obsv) = n`) | 14주차 **관측기** 가능 | 그 상태를 추정할 수 없다 |
%
% ![두 판정이 갈라 놓는 네 갈래](w12_gateway.png)
%
% **그림 파일** `w12_gateway.png` — `make_figures.m` 의 `fig_w12_gateway`
%   · 다시 만들려면 `make_figures('w12_gateway')`
%
% **만드는 곳** — `make_figures.m` 의 `fig_w12_gateway`
% **직접 확인해 보려면** — `W12_02_ctrb_obsv.m` 이 오늘 다룬 모든 예제를
% 이 두 질문으로 판정합니다
%
% 그림 해석
%
% | 관찰 위치 | 관찰 내용 | 해석 |
% |---|---|---|
% | 왼쪽 위 회색 칸 | `rank(ctrb(A,B)) = n` 인가 | **13주차를 시작하기 전에** 묻는 질문 |
% | 왼쪽 아래 회색 칸 | `rank(obsv(A,C)) = n` 인가 | **14주차를 시작하기 전에** 묻는 질문 |
% | 초록 칸 두 개 | 판정을 통과한 경우 | 다음 두 주의 설계가 가능하다 |
% | 빨간 칸 두 개 | 판정이 깨진 경우 | 설계 자체가 성립하지 않는다 |
% | 두 질문이 **서로 독립**인 것 | 위아래가 안 이어져 있다 | 가제어인데 가관측이 아닐 수 있다 |
%
% 마지막 줄을 조심하십시오. **둘은 별개의 판정입니다.**
% $B$ 가 정하는 것과 $C$ 가 정하는 것이 다르기 때문입니다.
% 하나가 통과했다고 다른 하나가 따라오지 않습니다.
%
% 그리고 두 판정이 **부분적으로** 깨질 수도 있습니다.
%
% - **안정화 가능**(stabilizable) — 가제어가 아닌 모드가 **이미 안정**하다.
%   못 옮기지만 어차피 스스로 죽으므로 실용상 괜찮다
% - **검출 가능**(detectable) — 가관측이 아닌 모드가 이미 안정하다. 마찬가지
%
% 실무에서 실제로 확인해야 하는 것은 이 둘입니다.
% **못 만지는 모드가 불안정하기만 하면 안 됩니다.**
%% 14. Simulink 로 모드를 눈으로 보기
% 모델 `W12_StateSpace_Modes.slx` 를 열어 보십시오. 블록이 셋뿐입니다.
%
% 그런데 `State-Space` 블록에는 `Transfer Fcn` 블록에 **없는 칸**이 있습니다.
%
% - `Initial conditions` — 초기조건
%
% 전달함수는 초기조건이 $0$ 이라는 가정 위에서 유도한 것이라 이 칸이 없습니다.
% 3주차에서 "물체를 당겨 놓고 놓았을 때 전달함수는 답을 못 한다" 고 했던
% 바로 그 이야기입니다.
%
% 오늘은 **입력을 아예 $0$ 으로 두고 초기조건만으로** 시스템을 움직입니다.
%
% `W12_03_run_simulink.m` 을 실행하면 다음을 확인합니다.
%
% - 고유벡터 방향에서 출발하면 응답이 **지수함수 하나** (이론과 $10^{-13}$ 이내로 일치)
% - 아무 방향이면 **두 모드의 합**
% - 불안정한 모드가 있으면 아주 살짝만 틀어도 결국 발산
%% 14-1. 오늘 나온 명령을 여러 가지로 써 본다
% 상태공간 해석에 쓰는 명령들은 **출력을 몇 개 받느냐**로 하는 일이 갈립니다.
%
% | 호출 형태 | 무엇이 나오는가 |
% |---|---|
% | `eig(A)` | 고유값만 열벡터로 |
% | `[V, D] = eig(A)` | 고유벡터 행렬 `V` 와 고유값 대각행렬 `D` |
% | `expm(A*t)` | 상태천이행렬. `exp` 가 아니라 `expm` 이다 |
% | `poly(A)` | 특성다항식의 계수 |
% | `roots(poly(A))` | 그 근. `eig(A)` 와 같아야 한다 |
% | `ctrb(A,B)` | 가제어성 행렬 (가로로 쌓는다) |
% | `obsv(A,C)` | 가관측성 행렬 (세로로 쌓는다) |
% | `rank(M)` | 계수. 상태 개수와 같으면 합격 |
%
% `exp` **와** `expm` **은 완전히 다릅니다.**
% `exp(A)` 는 성분마다 지수를 취하고, `expm(A)` 는 행렬 지수함수입니다.
% 우리가 필요한 것은 언제나 `expm` 입니다.
[~, pA] = plant_dcmotor('position');
Am = pA.A;  Bm = pA.B;  Cm = pA.C;
[Vm, Dm] = eig(Am);
diag(Dm)'                    % 고유값
%%
% expm 이 정말 고유분해와 같은지 확인
tq = 0.1;
E_direct = expm(Am*tq);
E_eigen  = real(Vm * diag(exp(diag(Dm)*tq)) / Vm);
max(abs(E_direct(:) - E_eigen(:)))     % 0 이면 같다
%%
% 특성다항식으로 돌아가도 같은 고유값이 나온다
poly(Am)                                       % 특성다항식의 계수
max(abs(sort(roots(poly(Am))) - sort(eig(Am))))   % roots 와 eig 의 차이
%%
% 판정은 언제나 rank 로
n = size(Am, 1)              % 상태 개수
rank(ctrb(Am, Bm))           % 같으면 가제어
rank(obsv(Am, Cm))           % 같으면 가관측
%% 15. 오늘의 정리
% - 상태방정식의 해는 $x(t) = e^{At}x(0) + \int e^{A(t-\tau)}Bu\,d\tau$
% - `expm` 과 `exp` 는 다르다. 반드시 **m 을 붙일 것**
% - $A = V\Lambda V^{-1}$ 로 대각화하면 스칼라 문제로 쪼개진다
% - **모든 응답은 모드의 합**이다. 꼬리는 가장 느린 모드가 정한다
% - 고유값 하나라도 실수부가 양수면 불안정
% - 좌표를 바꿔도(유사변환) 고유값과 전달함수는 안 바뀐다
% - **가제어** `rank(ctrb(A,B)) = n` — 입력으로 모든 상태를 움직일 수 있는가
% - **가관측** `rank(obsv(A,C)) = n` — 출력만 보고 모든 상태를 알 수 있는가
% - 거꾸로 선 진자는 가제어이고, **각도 하나만 재도 가관측**이다
% - 상쇄된 모드는 사라진 것이 아니라 **숨은 것**이다
%% 16. 다음 주 예고
% 13주차에서는 **극배치**를 합니다.
%
% 지금까지 우리는 $K$ 하나로 이득만 조절했고, 극점은 근궤적이라는
% **정해진 길** 위에서만 움직일 수 있었습니다.
%
% 상태궤환 $u = -Kx$ 를 쓰면 이야기가 달라집니다.
%
% - 극점을 **길과 상관없이 원하는 자리에 정확히** 놓을 수 있다
% - 조건은 하나 — **가제어일 것**. 오늘 확인했습니다
%
% 거꾸로 선 진자를 실제로 세웁니다. 개루프 불안정 극점 $+5.72$ 를
% 좌반면으로 옮기는 것입니다.
%
% 물론 공짜가 아닙니다. **극을 왼쪽으로 보낼수록 제어입력이 커집니다.**
% 6주차와 7주차에서 본 그 교훈이 여기서도 그대로 나옵니다.
